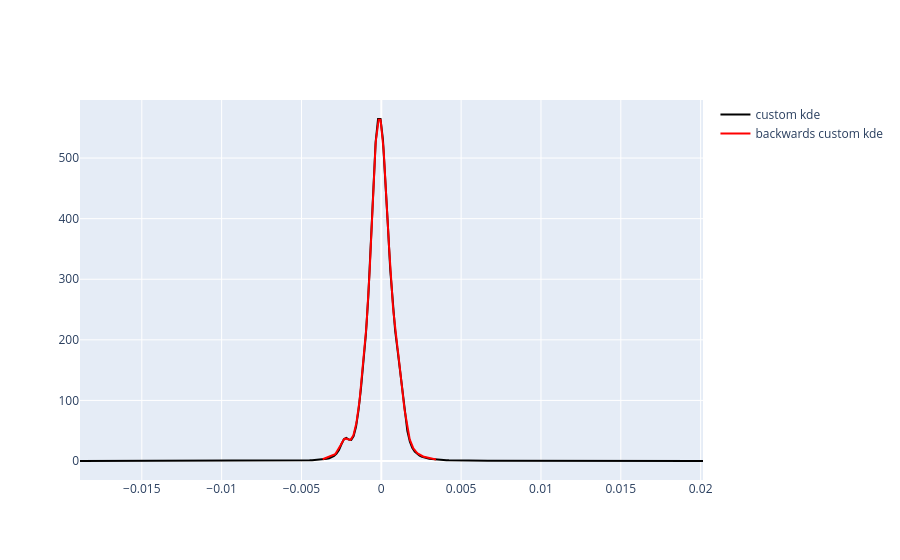

The code cell stored with this chart in its notebook:
### Code cell
dSup, dens = lqd2dens(lqd, lqdSup, c=c, t0=t0_,dSup=grid)

fig = go.Figure()

# Gaussian KDE
fig.add_trace(
    go.Scatter(
        x=grid,
        y=density,
        mode="lines",
        name="custom kde",
        line=dict(color="black")
    )
)

# Gaussian KDE
fig.add_trace(
    go.Scatter(
        x=dSup,
        y=dens,
        mode="lines",
        name="backwards custom kde",
        line=dict(color="red")
    )
)


fig.show()

### Figure 1 — Plotly figure (JSON) as saved in the notebook; plotly's stock layout.template omitted (floating-point values rounded to 4 significant figures; data arrays with more than 128 entries replaced by an {"elided": "..."} marker saying what was removed)
{"data": [{"line": {"color": "black"}, "mode": "lines", "name": "custom kde", "type": "scatter", "x": {"elided": "256 float values"}, "y": {"elided": "256 float values"}}, {"line": {"color": "red"}, "mode": "lines", "name": "backwards custom kde", "type": "scatter", "x": {"elided": "254 float values"}, "y": {"elided": "254 float values"}}], "layout": {}}
